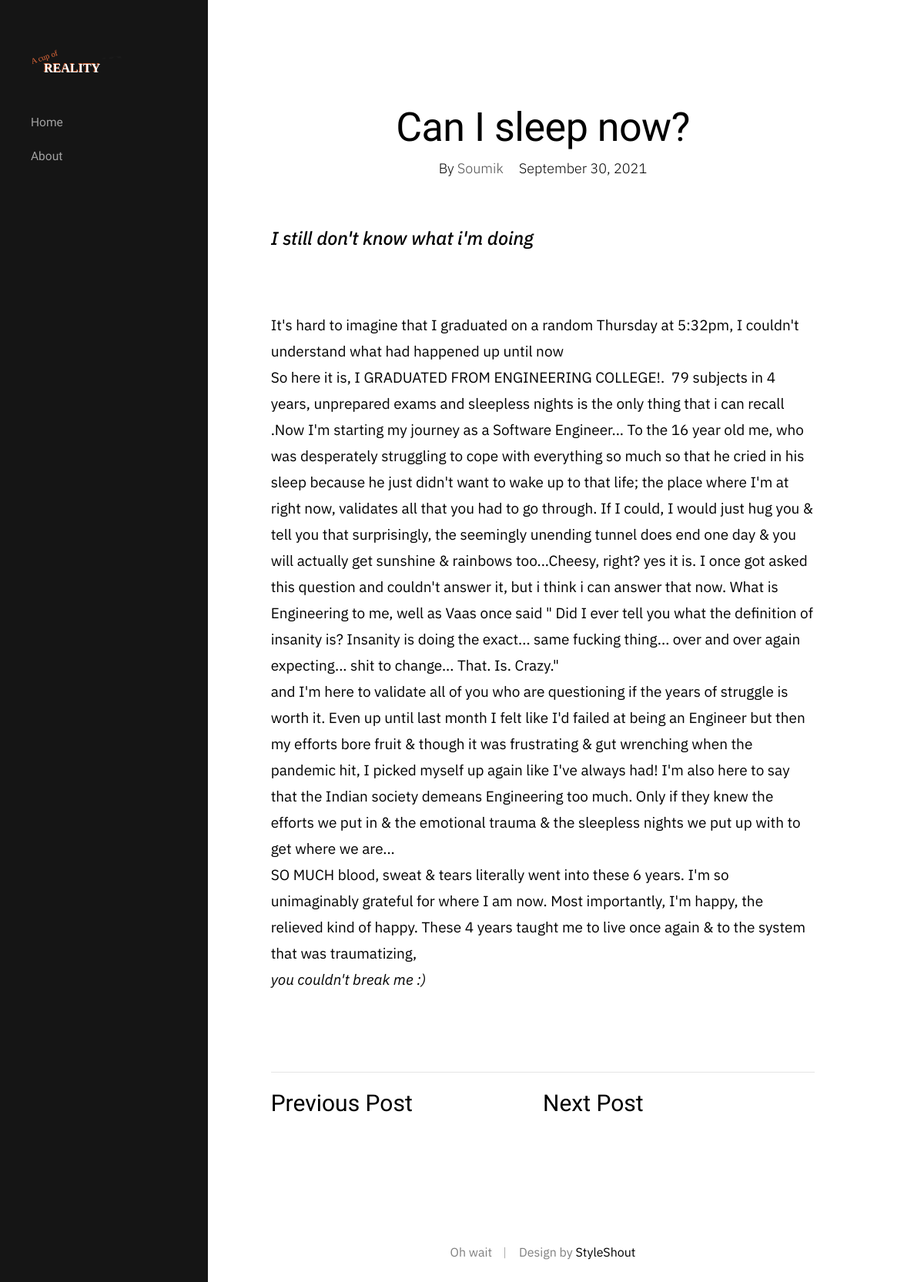
Screenshot of /blog/post/3 with the database file from the repository.
### araon/models.py (models this page shows, shortened)
class bloginfo(db.Model):
    id = db.Column(db.Integer, primary_key=True)
    title = db.Column(db.String(100), nullable=False)
    sub_title = db.Column(db.String(200), nullable=False)
    date_posted = db.Column(db.DateTime, nullable=False, default=datetime.utcnow)
    author = db.Column(db.String(100), nullable=False, default = 'System')
    content = db.Column(db.Text, nullable=False)
    header_img = db.Column(db.String(500), default = 'https://source.unsplash.com/1080x1920/?blog')

### araon/blog/routes.py (the view)
@blog.route('/blog/post/<int:post_id>')
def post(post_id):
    post = bloginfo.query.filter_by(id=post_id).one()
    return render_template('blogPost.html', post=post, prev = post_id - 1, nex = post_id + 1)

### araon/blog/templates/blogPost.html (shortened to what this page needs)
<!DOCTYPE html>
<html class="no-js" lang="en">
<head>
    <link rel="stylesheet" href="{{url_for('blog.static', filename='css/base.css')}}">
    <link rel="stylesheet" href="{{url_for('blog.static', filename='css/vendor.css')}}">
    <link rel="stylesheet" href="{{url_for('blog.static', filename='css/main.css')}}">
</head>
<body class="ss-bg-white">
    <div id="top" class="s-wrap site-wrapper">
        <header class="s-header header">
            <div class="header__top">
                <div class="header__logo">
                    <a class="site-logo" href="/">
                        <img src="{{url_for('blog.static', filename='images/logo.svg')}}" alt="A Cup of Reality">
                    </a>
                </div>
            </div>
            <nav class="header__nav-wrap">
                <ul class="header__nav">
                    <li><a href="/blog" title="">Home</a></li>
                    <li><a href="/blog/about" title="">About</a></li>
                </ul>
            </nav>
        </header>
        <div class="s-content content">
            <main class="row content__page">
                <article class="column large-full entry format-standard">
                    <div class="content__page-header entry__header">
                        <h1 class="display-1 entry__title">
                        {{ post.title }}
                        </h1>
                        <ul class="entry__header-meta">
                            <li class="author">By <a>{{ post.author }}</a></li>
                            <li class="date">{{ post.date_posted.strftime('%B %d, %Y') }}</li>
                        </ul>
                    </div>
                    <div class="entry__content">
                        <h3><i>{{ post.sub_title }}</i></h3>
                        <br>
                        <p>{{ post.content | safe }}</p>
                    </div>
                    <div class="entry__pagenav">
                        <div class="entry__nav">
                            <div class="entry__prev">
                                <a href="{{ prev }}" rel="prev">
                                    Previous Post
                                </a>
                            </div>
                            <div class="entry__next">
                                <a href="{{ nex }}" rel="next">
                                    Next Post
                                </a>
                            </div>
                        </div>
                    </div>
                </article>
            </main>
        </div>
        <footer class="s-footer footer">
            <div class="row">
                <div class="column large-full footer__content">
                    <div class="footer__copyright">
                        <span>Oh wait</span>
                        <span>Design by <a href="https://www.styleshout.com/">StyleShout</a></span>
                    </div>
                </div>
            </div>
        </footer>
    </div>
</body>

### araon/blog/static/css/base.css (style rules this page uses)
html { line-height: 1.15; -webkit-text-size-adjust: 100%; }
body { margin: 0; }
main { display: block; }
h1 { font-size: 2em; margin: 0.67em 0; }
a { background-color: transparent; }
img { border-style: none; }
html { font-size: 62.5%; box-sizing: border-box; }
*, *::before, *::after { box-sizing: inherit; }
body { font-weight: normal; line-height: 1; word-wrap: break-word; -moz-font-smoothing: grayscale; -moz-osx-font-smoothing: grayscale; -webkit-font-smoothing: antialiased; -webkit-overflow-scrolling: touch; -webkit-text-size-adjust: none; }
svg, img, video embed, iframe, object { max-width: 100%; height: auto; }
div, dl, dt, dd, ul, ol, li, h1, h2, h3, h4, h5, h6, pre, form, p, blockquote, th, td { margin: 0; padding: 0; }
p { font-size: inherit; text-rendering: optimizeLegibility; }
em, i { font-style: italic; line-height: inherit; }
ol, ul { list-style: none; }
li { display: block; }
a { text-decoration: none; line-height: inherit; }
a img { border: none; }
.row { width: 89%; max-width: 1200px; margin: 0 auto; display: -ms-flexbox; display: -webkit-flex; display: flex; -webkit-flex-flow: row wrap; -ms-flex-flow: row wrap; flex-flow: row wrap; }
.column { -webkit-flex: 1 1 0%; -ms-flex: 1 1 0%; flex: 1 1 0%; padding: 0 20px; }
.large-12, .large-full { -webkit-flex: 0 0 100%; -ms-flex: 0 0 100%; flex: 0 0 100%; max-width: 100%; }
@media screen and (max-width:1200px) { .column { padding: 0 16px; } }

### rows the page displays
bloginfo: title "Can I sleep now?", author "Soumik", date_posted "September 30, 2021", sub_title "I still don't know what i'm doing", content "It's hard to imagine that I graduated on a random Thursday at 5:32pm, I couldn't understand what had happened up until now So here it is, I GRADUATED FROM ENGINEERING COLLEGE!. 79 subjects in 4 years, unprepared exams and sleepless nights is the only thing that i can recall .Now I'm starting my journey as a Software Engineer... To the 16 year old me, who was desperately struggling to cope with everything so much so that he cried in his sleep because he just didn't want to wake up to that life; the place where I'm at right now, validates all that you had to go through. If I could, I would just hug you & tell you that surprisingly, the seemingly unending tunnel does end one day & you will…"
